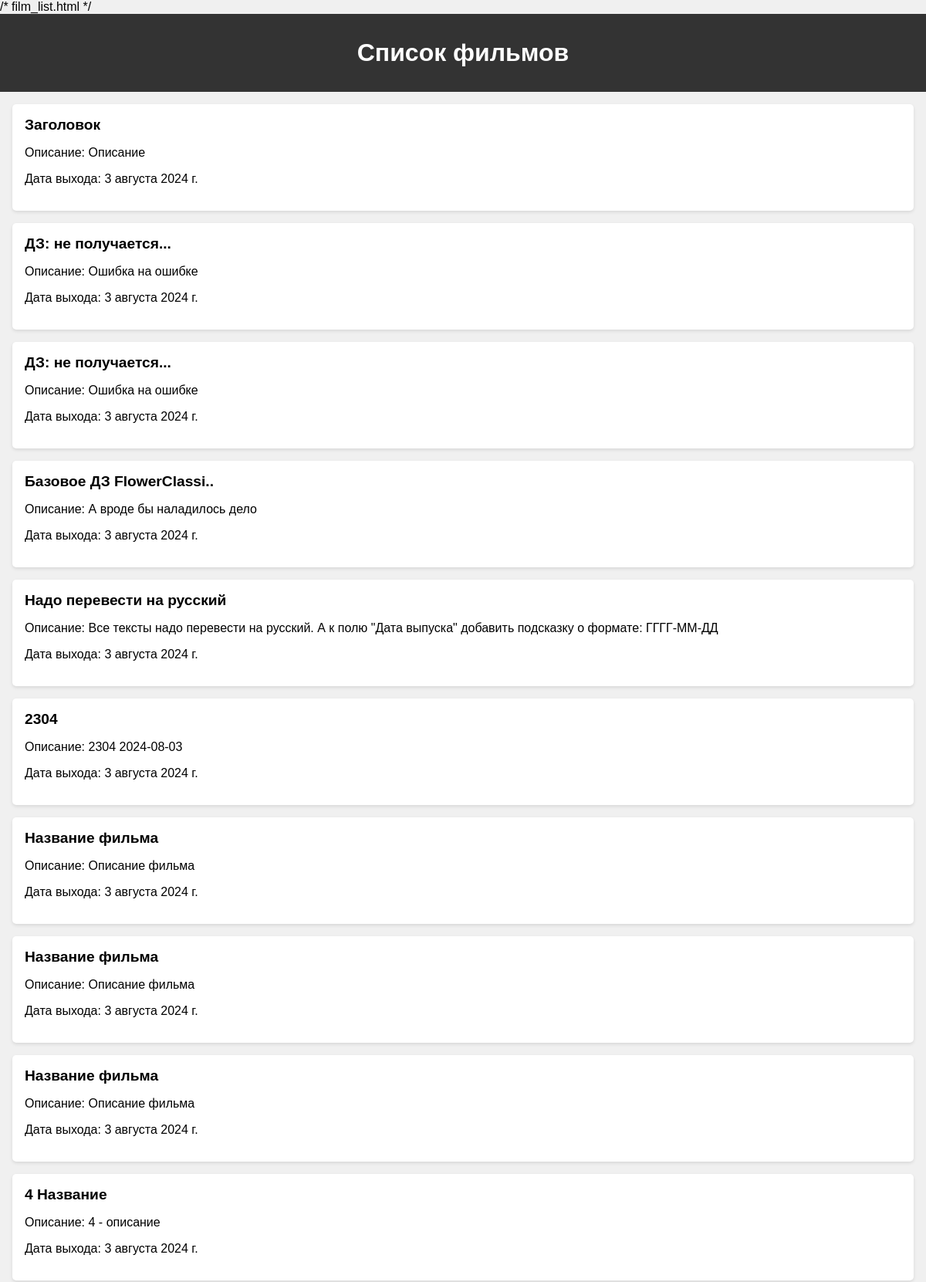
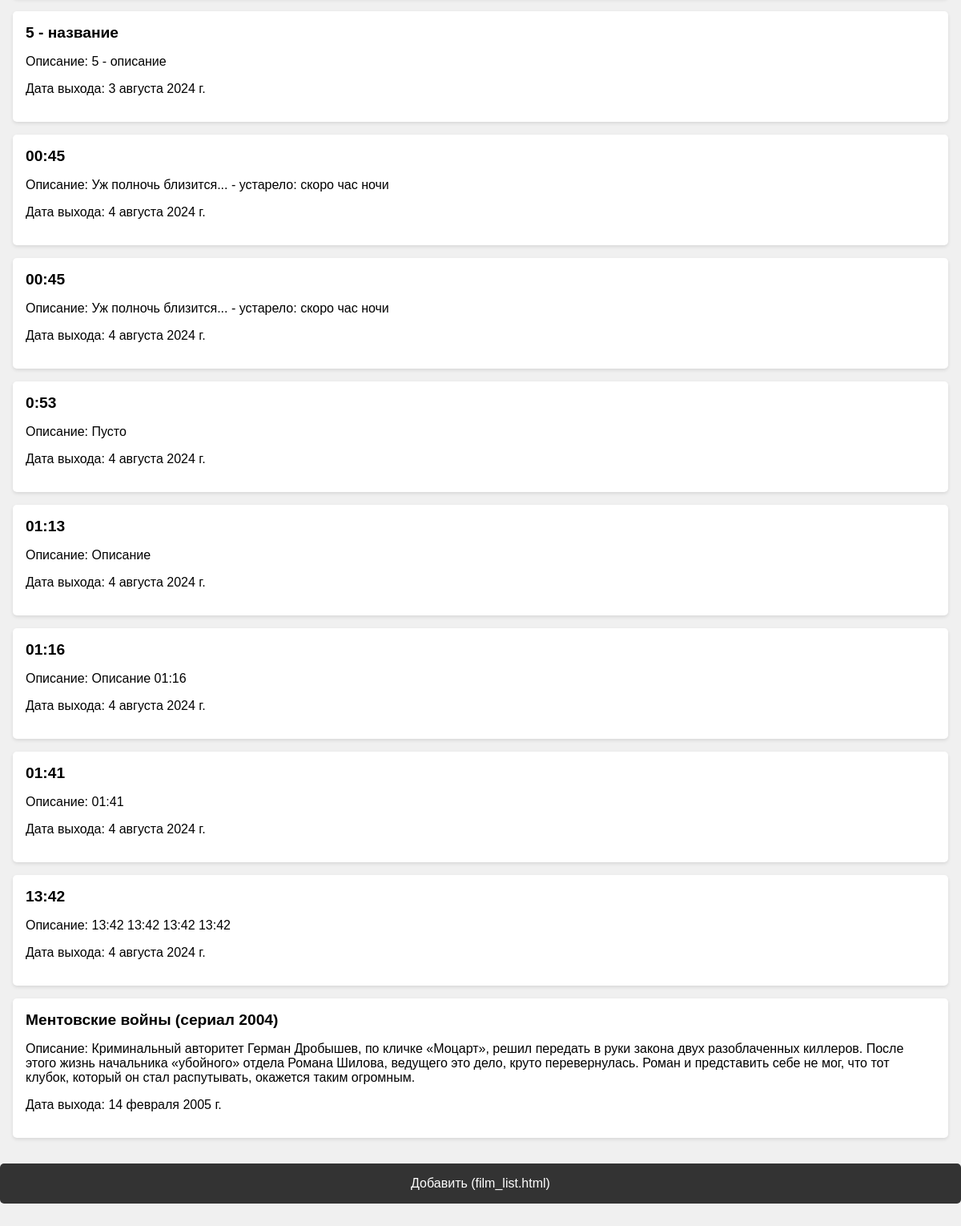
The page / on the database its author committed (2 pictures, top to bottom).
### films/models.py (models this page shows, shortened)
class Film(models.Model):
    title = models.CharField(max_length=100)
    description = models.TextField()
    release_date = models.DateField()  # Поле для даты релиза

### films/views.py (the view)
# urls.py: path('', views.FilmListView.as_view(), name='film_list'),  # Путь для главной страницы
class FilmListView(ListView):
    model = Film
    template_name = 'films/film_list.html'  # Убедитесь, что этот шаблон существует

### films/templates/films/film_list.html (shortened to what this page needs)
<!DOCTYPE html>
<html lang="ru">
<head>
</head>
<body>
<h1>Список фильмов</h1>
{% for film in object_list %}
<div class="film-item">
    <p class="film-title">{{ film.title }}</p>
    <p>Описание: {{ film.description }}</p>
    <p>Дата выхода: {{ film.release_date }}</p>
</div>
{% endfor %}
<a href="{% url 'film_add' %}">Добавить (film_list.html)</a>
</body>
</html>

### films/templates/films/film_list.html (style rules this page uses)
body { font-family: Arial, sans-serif; margin: 0; padding: 0; background-color: #f0f0f0; }
h1 { background-color: #333; color: #fff; padding: 1em; text-align: center; margin: 0; }
.film-item { background-color: #fff; border-radius: 5px; box-shadow: 0 2px 4px rgba(0, 0, 0, 0.1); padding: 1em; margin: 1em; }
.film-title { font-weight: bold; font-size: 1.2em; margin: 0 0 0.5em 0; }
a { display: block; text-align: center; margin: 2em 0; padding: 1em; background-color: #333; color: #fff; text-decoration: none; border-radius: 5px; }

### rows shown on the page
Film: title "Заголовок", description "Описание", release_date "3 августа 2024 г."
Film: title "ДЗ: не получается...", description "Ошибка на ошибке", release_date "3 августа 2024 г."
Film: title "ДЗ: не получается...", description "Ошибка на ошибке", release_date "3 августа 2024 г."
Film: title "Базовое ДЗ FlowerClassi..", description "А вроде бы наладилось дело", release_date "3 августа 2024 г."
Film: title "Надо перевести на русский", description "Все тексты надо перевести на русский. А к полю \"Дата выпуска\" добавить подсказку о формате: ГГГГ-ММ-ДД", release_date "3 августа 2024 г."
Film: title "2304", description "2304 2024-08-03", release_date "3 августа 2024 г."
Film: title "Название фильма", description "Описание фильма", release_date "3 августа 2024 г."
Film: title "Название фильма", description "Описание фильма", release_date "3 августа 2024 г."
Film: title "Название фильма", description "Описание фильма", release_date "3 августа 2024 г."
Film: title "4 Название", description "4 - описание", release_date "3 августа 2024 г."
Film: title "5 - название", description "5 - описание", release_date "3 августа 2024 г."
Film: title "00:45", description "Уж полночь близится... - устарело: скоро час ночи", release_date "4 августа 2024 г."
Film: title "00:45", description "Уж полночь близится... - устарело: скоро час ночи", release_date "4 августа 2024 г."
Film: title "0:53", description "Пусто", release_date "4 августа 2024 г."
Film: title "01:13", description "Описание", release_date "4 августа 2024 г."
Film: title "01:16", description "Описание 01:16", release_date "4 августа 2024 г."
Film: title "01:41", description "01:41", release_date "4 августа 2024 г."
Film: title "13:42", description "13:42 13:42 13:42 13:42", release_date "4 августа 2024 г."
Film: title "Ментовские войны (сериал 2004)", description "Криминальный авторитет Герман Дробышев, по кличке «Моцарт», решил передать в руки закона двух разоблаченных киллеров. После этого жизнь начальника «убойного» отдела Романа Шилова, ведущего это дело, круто перевернулась. Роман и представить себе не мог, что тот клубок, который он стал распутывать, окажется таким огромным.", release_date "14 февраля 2005 г."
